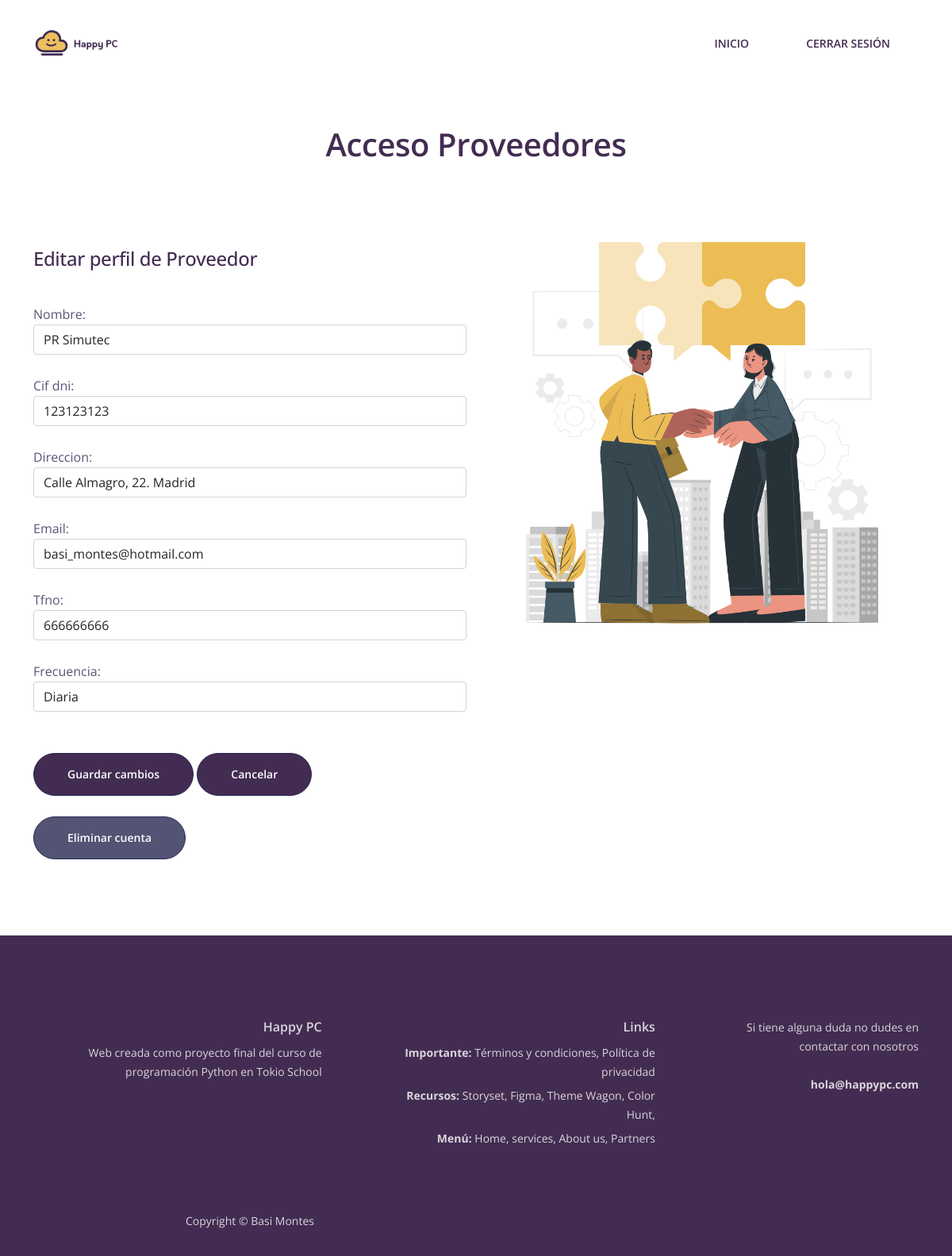
The page /editar_proveedores/9 (signed in) on the database its author committed.
### suministros_informaticos_app/models.py (models this page shows, shortened)
class Proveedores(models.Model):
    frecuencia_select = (
        ('1', 'Diaria'),
        ('2', 'Bisemanal'),
        ('3', 'Semanal'),
        ('4', 'Quincenal'),
        ('5', 'Mensual'),
        ('6', 'Puntual')
    )
    proveedor_perfil = models.OneToOneField(User, on_delete=models.CASCADE)
    nombre = models.CharField(max_length=50)
    cif_dni = models.CharField(max_length=9)
    direccion = models.CharField(max_length=50)
    email = models.EmailField(blank=True)
    tfno = models.IntegerField(blank=True, null=True)
    frecuencia = models.CharField(max_length=20, choices = frecuencia_select)
    esProveedor = models.BooleanField(default=True)
    esCliente = models.BooleanField(default=False)
    '''
    @property
    def facturacion():
        proveedores = Proveedores.objects.all()
        productos = Producto.objects.all()
        ventas = Ventas.objects.all()
        precio_venta_con_impuestos = Producto.precio_venta_con_impuestos.objects.all()

        lista_facturacion = []

    #Obtiene la facturación de productos vendidos por proveedores
    for proveedor in proveedores:
        cont_seccion_ventas = 0
        for venta in ventas:
            for producto in venta.id_producto_ventas.all():
                if seccion.id == producto.seccion.id:
                    cont_seccion_ventas = cont_seccion_ventas + 1
        lista_seccion_venta_productos.append(cont_seccion_ventas)
    #print(lista_seccion_venta_productos)
    '''

### suministros_informaticos_app/views.py (the view)
# urls.py: path('editar_proveedores/<id>', views.editar_proveedores, name="Editar Proveedores"),
def editar_proveedores(request, id):
    proveedores = get_object_or_404(Proveedores, id=id)
    data = {'form': Editar_Proveedores(instance=proveedores)}
    if request.method == "POST":
        form = Editar_Proveedores(data=request.POST, instance=proveedores)
        if form.is_valid():
            form.save()
            return redirect("/acceso")
        data['form'] = form
    return render(request, 'editar_proveedores.html', data)

### suministros_informaticos_app/forms.py (shortened to what this page needs)
class Editar_Proveedores(forms.ModelForm):
    class Meta:
        model = Proveedores
        fields = '__all__'
        exclude = 'esCliente', 'esProveedor', 'proveedor_perfil'

### suministros_informaticos_app/templates/editar_proveedores.html (shortened to what this page needs)
{% load widget_tweaks %}
{% load static %}
<!DOCTYPE html>
<html lang="en">
  <head>
      <link rel="stylesheet" href="{% static 'css/bootstrap.min.css' %}">
      <link rel="stylesheet" href="{% static 'css/fontawesome-all.min.css' %}">
      <link rel="stylesheet" href="{% static 'css/swiper.css' %}">
      <link rel="stylesheet" href="{% static 'css/styles.css' %}">
  </head>
  <body data-bs-spy="scroll" data-bs-target="#navbarExample">
      <nav id="navbarExample" class="navbar navbar-expand-lg fixed-top navbar-light" aria-label="Main navigation">
          <div class="container">
              <a class="navbar-brand logo-image" href="{% url 'Home' %}"><img src="{% static 'images/Logo horizontal.svg' %}"></a>
              <div class="navbar-collapse offcanvas-collapse" id="navbarsExampleDefault">
                  <ul class="navbar-nav ms-auto navbar-nav-scroll">
                    <li class="nav-item{% if request.path == '/login/' %}active{% endif %} px-lg-4">
                        <a href="{% url 'Home' %}" class="nav-link text-uppercase text-expanded"> <span class="navname">Inicio</span> </a>
                    </li>
                    <li class="nav-item{% if request.path == '/login/' %}active{% endif %} px-lg-4">
                        {% if request.user.is_authenticated %}
                        <a href="{% url 'logout' %}" class="nav-link text-uppercase text-expanded"> <span class="navname">Cerrar Sesión</span> </a>
                        {% else  %}
                        <a href="{% url 'login' %}" class="nav-link text-uppercase text-expanded"> <span class="navname">Iniciar Sesión</span> </a>
                        {% endif %}
                      </li>
                </ul>
              </div>
          </div>
      </nav>
      <header class="ex-header">
        <div class="container">
            <div class="row">
                <div class="col-xl-10 offset-xl-1">
                    <br><br><br><br><br><br>
                    {% if user.proveedores.esProveedor %}
                    <h1 class="text-center">Acceso Proveedores</h1>
                    {% endif %}
                </div>
            </div>
        </div>
      </header>
      <div class="ex-form-1 pt-5 pb-5">
        <div class="container">
            <div class="row">
                <div class="col-lg-6">
                    <div class="text-box mt-5 mb-5">
                        {% if user.proveedores.esProveedor %}
                        <h1 class="h4 mb-3 font-weight-normal">Editar perfil de Proveedor</h1>
                        <form id="formulario" method="post" action='' class="form-signin">{% csrf_token %}
                            {% for field in form.visible_fields %}
                                <br> {{field.label_tag}}
                                    {% render_field field class="form-control" %}
                            {% endfor %}
                                    <br><br>
                            <button class="btn-solid-lg_proveedores" > Guardar cambios </button>
                            <a href="{% url 'Acceso' %}" class="btn-solid-lg_proveedores"> <span class="navname">Cancelar</span> </a>
                            <br><br>
                            <a class="btn-solid-lg_clientes" href="/eliminar_proveedores">Eliminar cuenta</a>
                        </form>
                        {% endif %}
                </div>
            </div>
            <div class="col-lg-6">
                <div class="image-container">
                    <img class="img-fluid" src="{% static 'images/Business merger-cuate.png' %}">
                </div>
            </div>
          </div>
        </div>
      </div>
      <div class="footer">
          <div class="container">
              <div class="row">
                  <div class="col-lg-12">
                      <div class="footer-col first">
                          <h6>Happy PC</h6>
                          <p class="p-small">Web creada como proyecto final del curso de programación Python en Tokio School</p>
                      </div>
                      <div class="footer-col second">
                          <h6>Links</h6>
                          <ul class="list-unstyled li-space-lg p-small">
                              <li><strong>Importante:</strong>
                                  <a href="terms.html">Términos y condiciones</a>,
                                  <a href="privacy.html">Política de privacidad</a>
                              </li>
                              <li><strong>Recursos:</strong>
                                  <a href="https://storyset.com">Storyset</a>,
                                  <a href="https://www.figma.com">Figma</a>,
                                  <a href="https://themewagon.com">Theme Wagon</a>,
                                  <a href="https://colorhunt.co/">Color Hunt</a>,
                              </li>
                              <li><strong>Menú:</strong>
                                  <a href="#header">Home</a>,
                                  <a href="#services">services</a>,
                                  <a href="#aboutus">About us</a>,
                                  <a href="#partners">Partners</a>
                              </li>
                          </ul>
                      </div>
                      <div class="footer-col third">
                          <p class="p-small">Si tiene alguna duda no dudes en contactar con nosotros <br><br>
                              <a href="mailto:basi_montes@hotmail.com"><strong>hola@happypc.com</strong></a>
                          </p>
                      </div>
                  </div>
              </div>
          </div>
      </div>
      <div class="copyright">
          <div class="container">
              <div class="row">
                  <div class="col-lg-6">
                      <p class="p-small">Copyright © <a href="https://basimontes.github.io/personal_site/index.html" target="_blank">Basi Montes</a></p>
                  </div>
              </div>
          </div>
      </div>
  </body>
</html>

### static/css/styles.css (style rules this page uses)
body, html { width: 100%; height: 100%; min-height: 100vh; }
body, p { color: #565578; font: 400 1rem/1.625rem "Open Sans", sans-serif; }
h1 { color: #432C51; font-weight: 600; font-size: 2.5rem; line-height: 3.25rem; letter-spacing: -0.4px; }
h6 { color: #432C51; font-weight: 600; font-size: 1rem; line-height: 1.375rem; }
.p-small { font-size: 0.875rem; line-height: 1.5rem; }
.li-space-lg li { margin-bottom: 0.5rem; }
a { color: #565578; text-decoration: underline; }
.btn-solid-lg_proveedores { display: inline-block; padding: 1.625rem 2.625rem 1.625rem 2.625rem; border: 1px solid #272556; border-radius: 30px; background-color: #432C51; color: #ffffff; font-weight: 600; font-size: 0.875rem; line-height: 0; text-decoration: none; transition: all 0.2s; }
.btn-solid-lg_clientes { display: inline-block; padding: 1.625rem 2.625rem 1.625rem 2.625rem; border: 1px solid #272556; border-radius: 30px; background-color: #535474; color: #ffffff; font-weight: 600; font-size: 0.875rem; line-height: 0; text-decoration: none; transition: all 0.2s; }
.navbar { background-color: #fff2dc; font-weight: 600; font-size: 0.875rem; line-height: 0.875rem; }
.navbar .navbar-brand { padding-top: 0.25rem; padding-bottom: 0.25rem; }
.navbar .logo-image img { width: 200px; height: 45px; }
.offcanvas-collapse { position: fixed; top: 3.25rem; bottom: 0; left: 100%; width: 100%; padding-right: 1rem; padding-left: 1rem; overflow-y: auto; visibility: hidden; background-color: #fff2dc; transition: visibility .3s ease-in-out, -webkit-transform .3s ease-in-out; transition: transform .3s ease-in-out, visibility .3s ease-in-out; transition: transform .3s ease-in-out, visibility .3s ease-in-out, -webkit-transform .3s ease-in-out; }
.navbar .navbar-nav { margin-top: 0.75rem; margin-bottom: 0.5rem; }
.navbar .nav-item .nav-link { padding-top: 0.625rem; padding-bottom: 0.625rem; color: #432C51; text-decoration: none; transition: all 0.2s ease; }
.footer { padding-top: 6.5rem; padding-bottom: 2rem; background-color: #432C51; margin-top: auto; margin-left: auto; margin-right: 0; display: table; width: 100%; height: 13vh; text-align: right; }
.footer a { color: #ffffff; text-decoration: none; }
.footer .footer-col { margin-bottom: 3rem; }
.footer h6 { margin-bottom: 0.625rem; color: #ffffff; opacity: 0.8; }
.footer p, .footer ul { color: #ffffff; opacity: 0.8; }
.footer .li-space-lg li { margin-bottom: 0.375rem; }
.copyright { padding-bottom: 1rem; background-color: #432C51; text-align: center; }
.copyright p, .copyright a { color: #ffffff; text-decoration: none; }
.copyright p { opacity: 0.8; }
@media (min-width: 992px) { .navbar { padding-top: 1.75rem; background-color: transparent; box-shadow: none; transition: all 0.2s; } }
@media (min-width: 992px) { .offcanvas-collapse { position: static; top: auto; bottom: auto; left: auto; width: auto; padding-right: 0; padding-left: 0; background-color: transparent; overflow-y: visible; visibility: visible; } }
@media (min-width: 992px) { .navbar .navbar-nav { margin-top: 0; margin-bottom: 0; } }
@media (min-width: 992px) { .navbar .nav-item .nav-link { padding-right: 0.75rem; padding-left: 0.75rem; } }
@media (min-width: 992px) { .footer .footer-col { margin-bottom: 2rem; } }
@media (min-width: 992px) { .footer .footer-col.first { display: inline-block; width: 320px; margin-right: 1.75rem; vertical-align: top; } }
@media (min-width: 992px) { .footer .footer-col.second { display: inline-block; width: 320px; margin-right: 1.75rem; vertical-align: top; } }
@media (min-width: 992px) { .footer .footer-col.third { display: inline-block; width: 224px; text-align: right; vertical-align: top; } }
@media (min-width: 1200px) { .container { max-width: 1140px; } }
@media (min-width: 1200px) { .footer .footer-col.first { width: 352px; margin-right: 6rem; } }
@media (min-width: 1200px) { .footer .footer-col.second { margin-right: 6.5rem; } }
@media (min-width: 1200px) { .footer .footer-col.third { text-align: right; } }

### rows shown on the page
Proveedores: nombre "PR Simutec" "123123123" "Calle Almagro, 22. Madrid" "basi_montes@hotmail.com" "666666666" "Diaria"

### other values the page prints
{{ field.label_tag }} "Nombre:" "Cif dni:" "Direccion:" "Email:" "Tfno:" "Frecuencia:"
